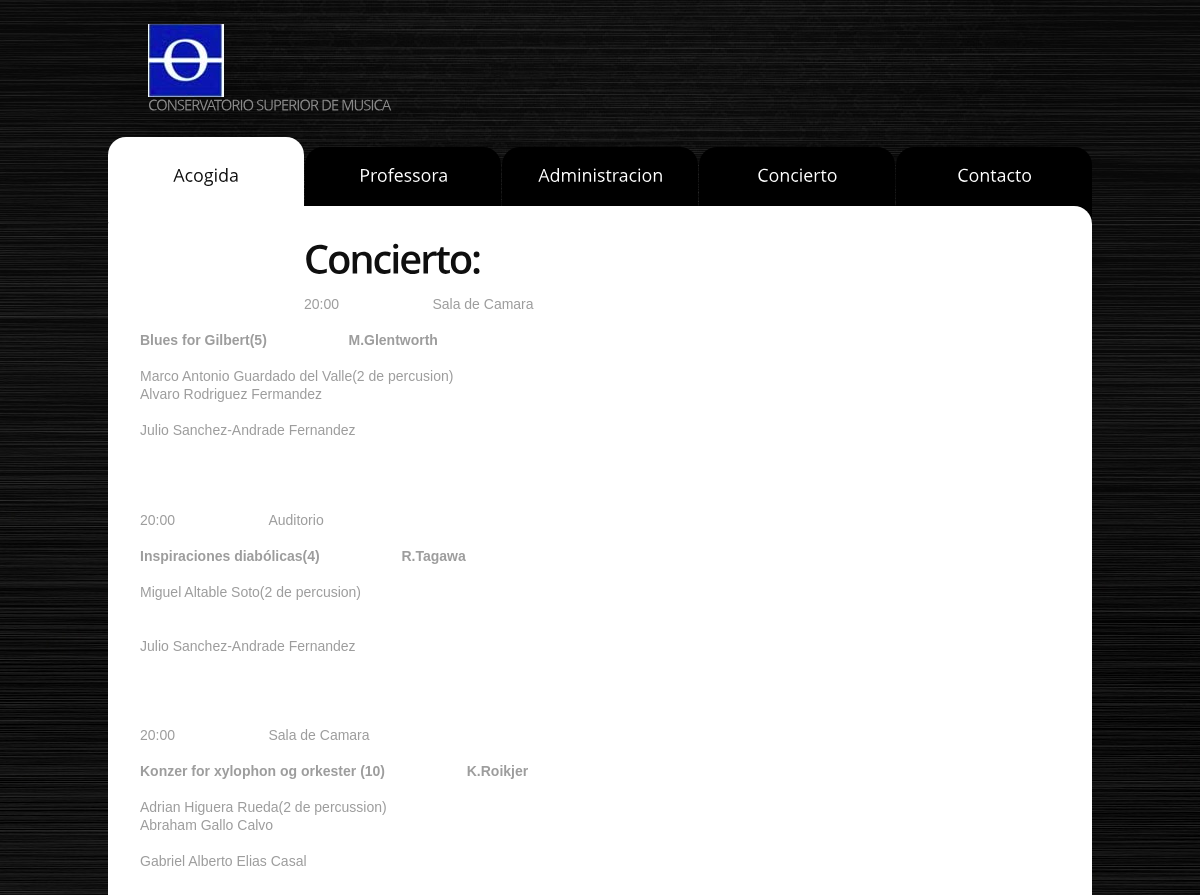
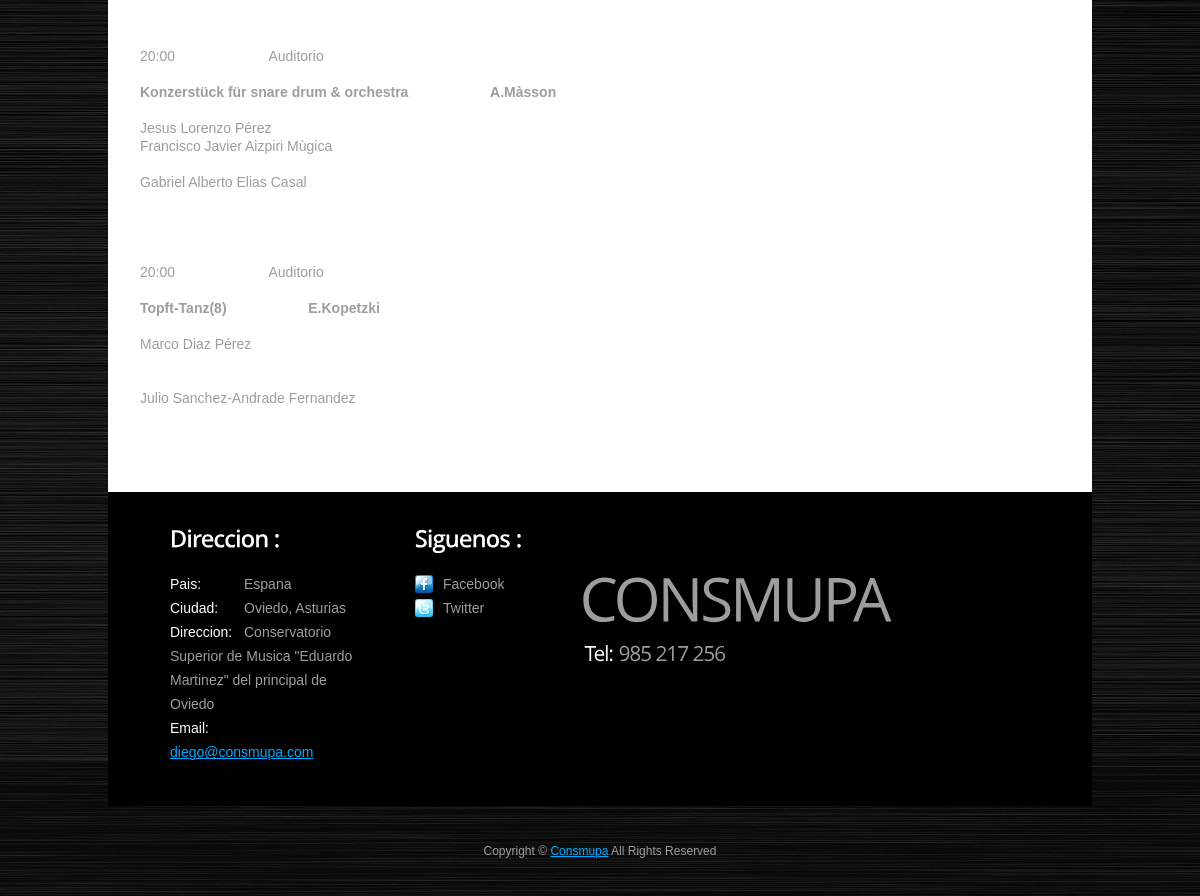
The page /date_info.php?dt=2013-05-27 on the database its author committed (2 pictures, top to bottom).
### tables this page shows
CREATE TABLE `agenda` (
  `id` int(4) NOT NULL AUTO_INCREMENT,
  `dt` date NOT NULL,
  `lieu` varchar(100) NOT NULL,
  `event` text NOT NULL,
  `obra` text NOT NULL,
  `autor` varchar(200) NOT NULL,
  `pianista` varchar(200) NOT NULL,
  `alumno` text NOT NULL,
  `professora` varchar(200) NOT NULL,
  PRIMARY KEY (`id`)
);

### date_info.php (the view, shortened to what this page needs)
<?php
	$d=$_GET['dt'];
?>
<!DOCTYPE html>
<html lang="en">
<head>
<link rel="stylesheet" href="css/reset.css" type="text/css" media="screen">
<link rel="stylesheet" href="css/style.css" type="text/css" media="screen">
<link rel="stylesheet" href="css/layout.css" type="text/css" media="screen">
<link rel="stylesheet" href="css/ie.css" type="text/css" media="screen">
</head>
<body id="page4">
<div class="bg">
  <div class="main">
    <header>
      <div class="row-1">
        <h1> <img src="images/Img1.png" alt="Logo de Conservatorio" id="logo"/><strong class="slog">Conservatorio Superior de Musica</strong> </h1>
        </div>
      <div class="row-2">
        <nav>
          <ul class="menu">
            <li><a class="active" href="index.php">Acogida</a></li>
            <li><a href="professora.php">Professora</a></li>
            <li><a href="admin.php">Administracion</a></li>
            <li><a href="agenda.php">Concierto</a></li>
            <li class="last-item"><a href="contacts.php">Contacto</a></li>
            <li class="last-item"><a href="contacts.php">Contacto</a></li>
          </ul>
        </nav>
      </div>
    </header>
    <section id="content">
        <div class="indent">
            <h2 class="p0">Concierto: </h2>
<?php
    $sql="select * from agenda where dt='$d'";
    $req=mysql_query($sql);
    if(mysql_num_rows($req)==0)
        echo "Aucune information pour cette date";
    else
        while($data=mysql_fetch_array($req))
        {
?>
        <?php echo $data['lieu'];?>&nbsp;&nbsp;&nbsp;&nbsp;&nbsp;&nbsp;&nbsp;&nbsp;&nbsp;&nbsp;&nbsp;&nbsp;&nbsp;&nbsp;&nbsp;&nbsp;&nbsp;&nbsp;&nbsp;&nbsp;&nbsp;&nbsp;&nbsp;&nbsp;<?php echo $data['event'];?><br /><br />
        <b><strong><?php echo $data['obra'];?></strong></b><b><strong><?php echo $data['autor'];?></strong></b><br /><br />
        <?php echo $data['alumno'];?><br />
        <?php echo $data['pianista'];?><br /><br />
        <?php echo $data['professora'];?><br /><br /><br /><br /><br />
<?php
        }
?>
    </section>
    <footer>
      <div class="row-top">
        <div class="row-padding">
          <div class="wrapper">
            <div class="col-1">
              <h4>Direccion :</h4>
              <dl class="address">
                <dt><span>Pais:</span>Espana</dt>
                <dd><span>Ciudad:</span>Oviedo, Asturias</dd>
                <dd><span>Direccion:</span>Conservatorio Superior de Musica "Eduardo Martinez" del principal de Oviedo</dd>
                <dd><span>Email:</span><a href="#">diego@consmupa.com</a></dd>
              </dl>
            </div>
            <div class="col-2">
              <h4>Siguenos :</h4>
              <ul class="list-services">
                <li class="item-1"><a href="http://www.facebook.com/CONSMUPA">Facebook</a></li>
                <li class="item-2"><a href="https://twitter.com/consmupa">Twitter</a></li>
              </ul>
            </div>
            <div class="col-4">
              <div class="indent3"> <strong class="footer-logo">CONSMUPA</strong> <strong class="phone"><strong>Tel:</strong> 985 217 256</strong> </div>
            </div>
          </div>
        </div>
      </div>
      <div class="row-bot">
        <div class="aligncenter">
          <p class="p0">Copyright &copy; <a href="http://www.consmupa.com">Consmupa</a> All Rights Reserved</p>
        </div>
      </div>
    </footer>
  </div>
</div>
</body>
</html>

### css/style.css (style rules this page uses)
article, aside, audio, canvas, command, datalist, details, embed, figcaption, figure, footer, header, hgroup, keygen, meter, nav, output, progress, section, source, video { display:block }
html { width:100% }
body { font-family:Arial, Helvetica, sans-serif; font-size:100%; color:#9d9d9d; min-width:984px; background:url(../images/body.jpg) center 0 repeat }
a { color:#00a9ff; outline:none }
.col-1, .col-2, .col-3, .col-4 { float:left }
.wrapper { width:100%; overflow:hidden }
.bg { width:100%; background:url(../images/bg.jpg) center 0 no-repeat }
.main { width:984px; padding:0; margin:0 auto; font-size:0.875em; line-height:1.285em }
p { margin-bottom:18px }
.p0 { margin-bottom:0px }
.aligncenter { text-align:center }
.indent { padding:0 0 0px 32px }
.indent3 { padding-top:38px }
.menu li a, .list-1 li a, .button-2, .logo { text-decoration:none }
header { width:100%; margin-bottom:-16px; position:relative; z-index:1 }
.row-1 { width:100%; height:113px; overflow:hidden; padding-top:24px }
.row-2 { width:100%; min-height:85px; position:relative; z-index:1 }
h1 { padding:0px 0 0 40px; position:relative; float:left }
.slog { display:block; font-size:14px; line-height:1.2em; color:#8a8a8a; text-transform:uppercase; letter-spacing:-1px }
.menu { width:100% }
.menu li { float:left; position:relative; margin-right:1px }
.menu li.last-item { margin:0 }
.menu li a { display:inline-block; width:196px; font-size:17px; line-height:1.22em; padding:18px 0 36px; margin-top:10px; color:#fff; background:#000; text-align:center; border-radius:18px 18px 0 0; -moz-border-radius:18px 18px 0 0; -webkit-border-radius:18px 18px 0 0 }
.menu li a.active, .menu li a:hover { color:#0f0f0f; background:#fff; padding:28px 0 36px; margin:0 }
#content { width:100%; padding:10px 0 40px; background:#fff; border-radius:18px 18px 0 0; -moz-border-radius:18px 18px 0 0; -webkit-border-radius:18px 18px 0 0; position:relative; z-index:2 }
h2 { font-size:39px; line-height:1.9em; color:#0f0f0f; margin-bottom:5px; letter-spacing:-2px }
h4 { font-size:23px; line-height:1.2em; color:#fefefe; letter-spacing:-1px; margin-bottom:20px }
dl.address { line-height:24px; color:#9d9d9d }
dl.address span { float:left; width:74px; color:#fefefe }
footer { width:100%; }
.row-top { width:100%; padding:33px 0 42px; background:#000 }
.row-padding { padding:0 62px }
.row-bot { width:100%; padding:35px 0; font-size:12px; line-height:20px }
.list-services li { line-height:24px; padding-left:28px }
.list-services li a { color:#9d9d9d; text-decoration:none }
.list-services li.item-1 { background:url(../images/facebook.png) 0 3px no-repeat }
.list-services li.item-2 { background:url(../images/twitter.png) 0 3px no-repeat }
.footer-logo { display:block; color:#9d9d9d; font-size:60px; line-height:1.2em; text-transform:uppercase; letter-spacing:-3px; font-weight:400; margin-bottom:5px }
.phone { display:inline-block; font-size:20px; line-height:1.2em; color:#9d9d9d; letter-spacing:-1px; padding-left:5px }
.phone strong { color:#fff }

### css/layout.css (style rules this page uses)
#page4 #content { padding:12px 0 }
#page4 footer .col-1 { width:190px; margin-right:55px }
#page4 footer .col-2 { width:110px; margin-right:55px }
#page4 footer .col-4 { width:235px }

### css/ie.css (style rules this page uses)
.menu li a { behavior:url("../js/PIE.htc"); position:relative }
#content { behavior:url("../js/PIE.htc"); position:relative }

### rows shown on the page
agenda: lieu "20:00", event "Sala de Camara", obra "Blues for Gilbert(5)", autor "M.Glentworth", alumno "Marco Antonio Guardado del Valle(2 de percusion)", pianista "Alvaro Rodriguez Fermandez", professora "Julio Sanchez-Andrade Fernandez"
agenda: lieu "20:00", event "Auditorio", obra "Inspiraciones diabólicas(4)", autor "R.Tagawa", alumno "Miguel Altable Soto(2 de percusion)", professora "Julio Sanchez-Andrade Fernandez"
agenda: lieu "20:00", event "Sala de Camara", obra "Konzer for xylophon og orkester (10)", autor "K.Roikjer", alumno "Adrian Higuera Rueda(2 de percussion)", pianista "Abraham Gallo Calvo", professora "Gabriel Alberto Elias Casal"
agenda: lieu "20:00", event "Auditorio", obra "Konzerstück für snare drum & orchestra", autor "A.Màsson", alumno "Jesus Lorenzo Pérez", pianista "Francisco Javier Aizpiri Mùgica", professora "Gabriel Alberto Elias Casal"
agenda: lieu "20:00", event "Auditorio", obra "Topft-Tanz(8)", autor "E.Kopetzki", alumno "Marco Diaz Pérez", professora "Julio Sanchez-Andrade Fernandez"
